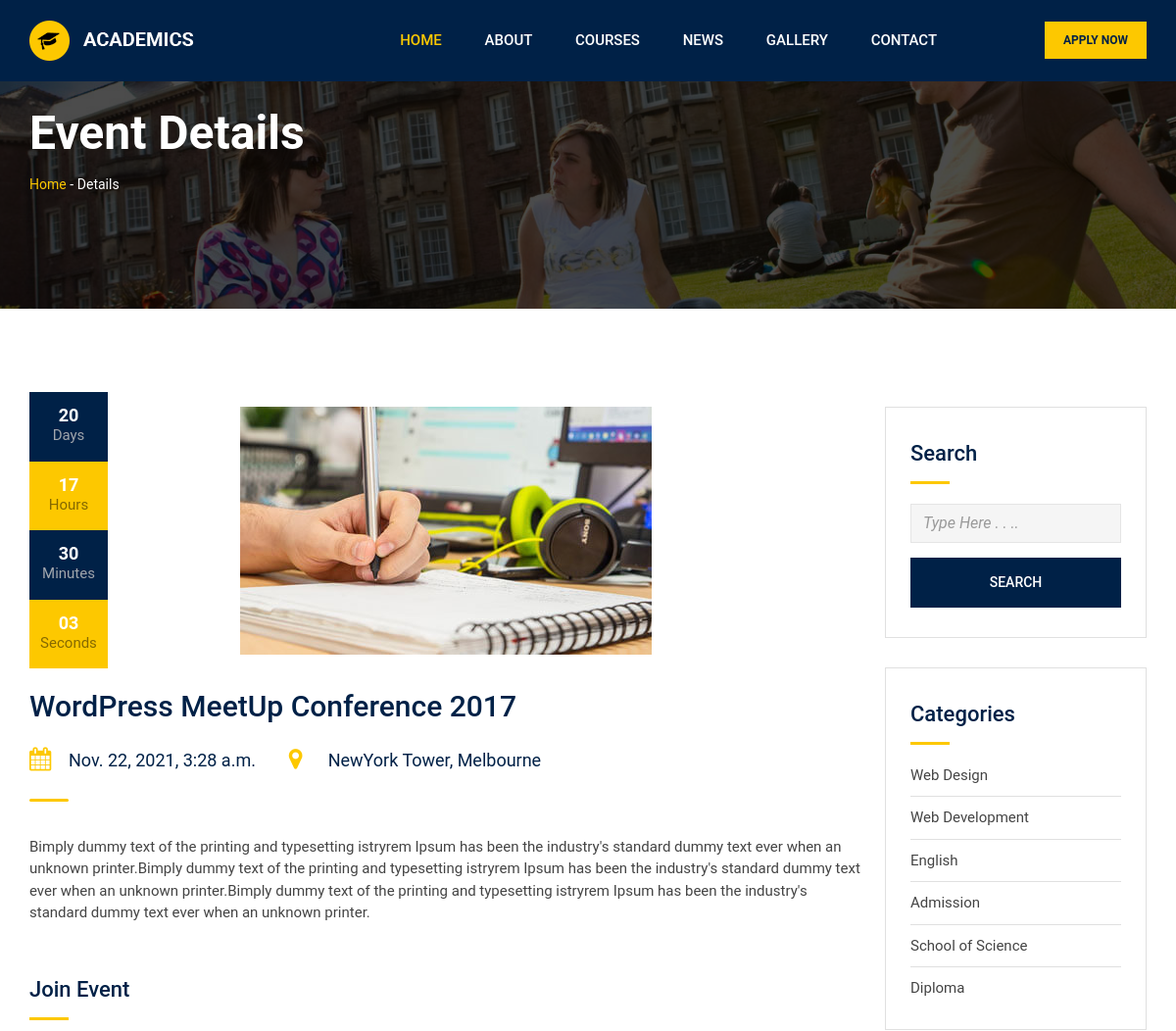
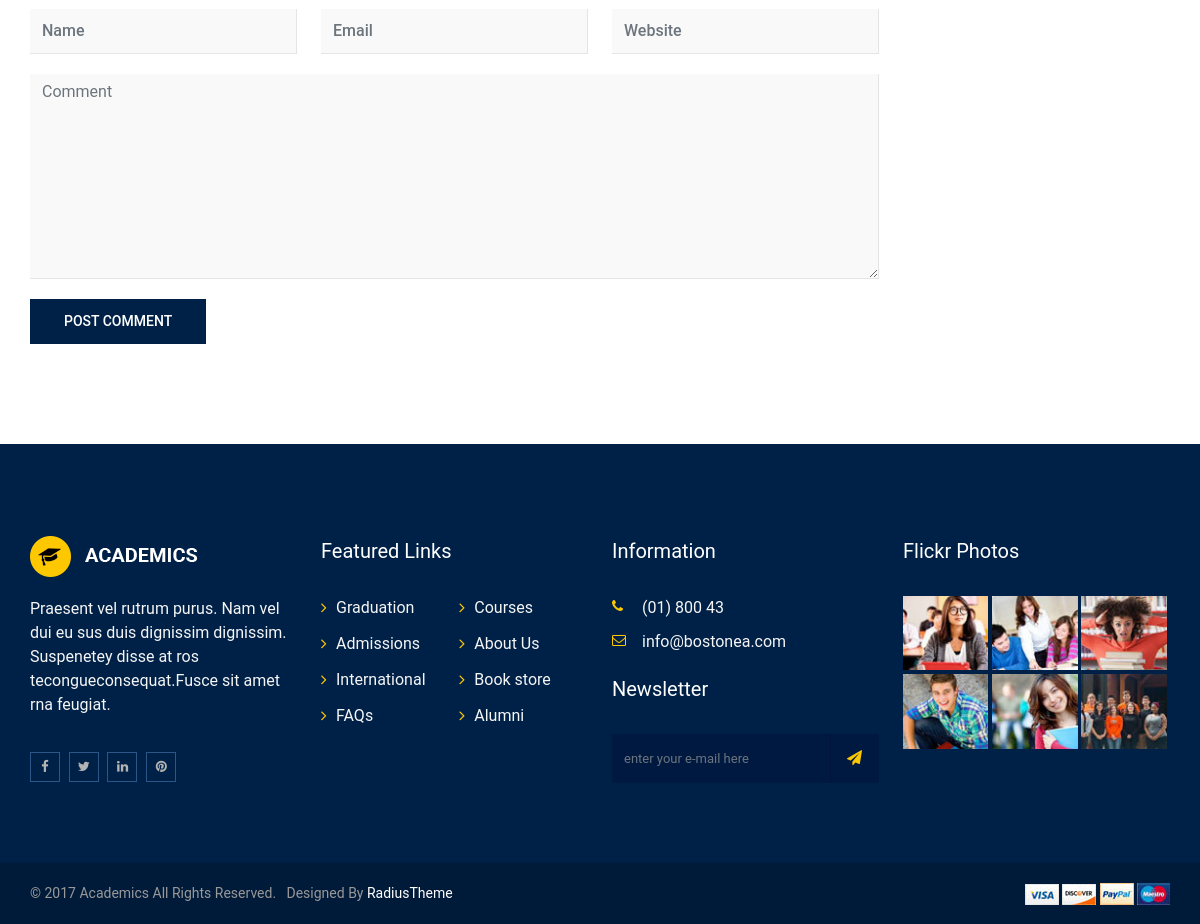
Screenshot of /article/event/1 with the database file from the repository (2 pictures, top to bottom).
### article/models.py (models this page shows, shortened)
class Event(models.Model):
    title = models.CharField(max_length=150)
    image = models.ImageField(upload_to="event/")
    description = models.TextField()
    where_at = models.CharField(max_length=500)
    event_time = models.DateTimeField()
    created_date = models.DateField(auto_now=True)

### academics/models.py (models this page shows, shortened)
class CourseCategory(models.Model):
    course_category = models.CharField(max_length=50)

### home/models.py (models this page shows, shortened)
class Institution(models.Model):
    insti_name = models.CharField(max_length=100)
    insti_logo = models.ImageField(upload_to='institute/', blank=True, null=True)
    insti_description = models.TextField(blank=True, null=True)
    insti_phone = models.CharField(max_length=11, blank=True, null=True)
    insti_address = models.CharField(max_length=11)
    insti_email = models.EmailField()
    insti_facebook = models.URLField(max_length=200, blank=True, null=True)
    insti_twitter = models.URLField(max_length=200, blank=True, null=True)
    insti_linkdin = models.URLField(max_length=200, blank=True, null=True)
    insti_pinterest = models.URLField(max_length=200, blank=True, null=True)

### article/views.py (the view, shortened to what this page needs)
# urls.py: path('event/<int:id>', views.event_view, name='event_view'),
def event_view(request, id):
    event_obj = Event.objects.get(pk=id)
    context = {
        'event':event_obj
    }
    return render(request, 'pages/event_view.html', context)

### home/custome_context_processor.py (called while the page is built)
def institute(request):
    inst_obj = Institution.objects.get(id=1)
    context = {
        'institute':inst_obj
    }
    return context

def category_all(request):
    categories =  CourseCategory.objects.all()
    context = {
        'categories':categories
    }
    return context

### templates/pages/event_view.html (shortened to what this page needs)
{% extends 'base.html' %}
{% load static %}
{% block content %}
<div class="inner-page-banner-area" style="background-image: url('../../static/img/banner/5.jpg');">
    <div class="container">
        <div class="pagination-area">
            <h1>Event Details</h1>
            <ul>
                <li><a href="#">Home</a> -</li>
                <li>Details</li>
            </ul>
        </div>
    </div>
</div>
<div class="event-details-page-area">
    <div class="container">
        <div class="row">
            <div class="col-xl-9 col-lg-9 col-md-8 col-sm-12">
                <div class="event-details-inner">
                    <div class="event-details-img text-center">
                        <div class="countdown-content">
                            <div id="countdown"></div>
                        </div>
                        <a href="#"><img src="{{ event.image.url }}" alt="event" class="img-responsive"></a>
                    </div>
                    <h2 class="title-default-left-bold-lowhight"><a href="#">{{ event.title }}</a></h2>
                    <ul class="event-info-inline title-bar-sm-high">
                        <li><i class="fa fa-calendar" aria-hidden="true"></i>{{ event.event_time }}</li>
                        <li><i class="fa fa-map-marker" aria-hidden="true"></i>{{ event.where_at }}</li>
                    </ul>
                    <p>{{ event.description }}</p>
                    <div class="leave-comments">
                        <h3 class="sidebar-title">Join Event</h3>
                        <div class="contact-form">
                            <form method="POST" action="">
                                <fieldset>
                                    <div class="row">
                                        <div class="col-lg-4">
                                            <div class="form-group">
                                                <input type="text" placeholder="Name" name="name" class="form-control">
                                            </div>
                                        </div>
                                        <div class="col-lg-4">
                                            <div class="form-group">
                                                <input type="email" placeholder="Email" name="email" class="form-control">
                                            </div>
                                        </div>
                                        <div class="col-lg-4">
                                            <div class="form-group">
                                                <input type="text" placeholder="Website" name="website"  class="form-control">
                                            </div>
                                        </div>
                                        <div class="col-md-12">
                                            <div class="form-group">
                                                <textarea placeholder="Comment" name="message" class="textarea form-control" id="form-message" rows="8" cols="20"></textarea>
                                            </div>
                                        </div>
                                        <div class="col-md-12">
                                            <div class="form-group margin-bottom-none">
                                                <button type="submit" class="view-all-accent-btn">Post Comment</button>
                                            </div>
                                        </div>
                                    </div>
                                </fieldset>
                            </form>
                        </div>
                    </div>
                </div>
            </div>
            <div class="col-xl-3 col-lg-3 col-md-4 col-sm-12">
                <div class="sidebar">
                    <div class="sidebar-box">
                        <div class="sidebar-box-inner">
                            <h3 class="sidebar-title">Search</h3>
                            <div class="sidebar-find-course">
                                <form id="checkout-form" action="{% url 'event_search' %}" method="GET">
                                    <div class="form-group course-name">
                                        <input id="first-name" placeholder="Type Here . . .." name="search" class="form-control" type="text" />
                                    </div>
                                    <div class="form-group">
                                        <button class="sidebar-search-btn-full disabled" type="submit" value="Login">Search</button>
                                    </div>
                                </form>
                            </div>
                        </div>
                    </div>
                    <div class="sidebar-box">
                        <div class="sidebar-box-inner">
                            <h3 class="sidebar-title">Categories</h3>
                            <ul class="sidebar-categories">
                                {% for i in categories %}
                                <li><a href="#">{{ i.course_category }}</a></li>
                                {% endfor %}
                            </ul>
                        </div>
                    </div>
                </div>
            </div>
        </div>
    </div>
</div>
{% endblock %}

### templates/base.html (shortened to what this page needs)
<!doctype html>
<html class="no-js" lang="">
{% load static %}
<head>
    {% include 'src/css.html' %}
</head>
<body>
<div id="wrapper">
    <header>
    {% include 'section/header.html' %}
    </header>
    {% block content %}
    {% endblock %}
    <footer>
        <div class="footer-area-top">
            <div class="container">
                <div class="row">
                    <div class="col-xl-3 col-lg-3 col-md-6 col-sm-12">
                        <div class="footer-box">
                            <a href="{% url 'home' %}"><img class="img-responsive" src="{{ institute.insti_logo.url }}" alt="logo"></a>
                            <div class="footer-about">
                                <p>{{ institute.insti_description }}</p>
                            </div>
                            <ul class="footer-social">
                                <li><a href="{{ institute.insti_facebook }}"><i class="fa fa-facebook" aria-hidden="true"></i></a></li>
                                <li><a href="{{ institute.insti_twitter }}"><i class="fa fa-twitter" aria-hidden="true"></i></a></li>
                                <li><a href="{{ institute.insti_linkdin }}"><i class="fa fa-linkedin" aria-hidden="true"></i></a></li>
                                <li><a href="{{ institute.insti_pinteres }}"><i class="fa fa-pinterest" aria-hidden="true"></i></a></li>
                            </ul>
                        </div>
                    </div>
                    <div class="col-xl-3 col-lg-3 col-md-6 col-sm-12">
                        <div class="footer-box">
                            <h3>Featured Links</h3>
                            <ul class="featured-links">
                                <li>
                                    <ul>
                                        <li><a href="#">Graduation</a></li>
                                        <li><a href="#">Admissions</a></li>
                                        <li><a href="#">International</a></li>
                                        <li><a href="#">FAQs</a></li>
                                    </ul>
                                </li>
                                <li>
                                    <ul>
                                        <li><a href="#">Courses</a></li>
                                        <li><a href="#">About Us</a></li>
                                        <li><a href="#">Book store</a></li>
                                        <li><a href="#">Alumni</a></li>
                                    </ul>
                                </li>
                            </ul>
                        </div>
                    </div>
                    <div class="col-xl-3 col-lg-3 col-md-6 col-sm-12">
                        <div class="footer-box">
                            <h3>Information</h3>
                            <ul class="corporate-address">
                                <li><i class="fa fa-phone" aria-hidden="true"></i><a href="Phone(01)800433633.html">
                                    {{ institute.insti_phone }} </a></li>
                                <li><i class="fa fa-envelope-o" aria-hidden="true"></i>{{ institute.insti_email }}</li>
                            </ul>
                            <div class="newsletter-area">
                                <h3>Newsletter</h3>
                                <form action="{% url 'newsletter' %}" method="POST">
                                    <div class="input-group stylish-input-group">
                                        <input type="text" name="mail" placeholder="Enter your e-mail here" class="form-control">
                                        <span class="input-group-addon">
                                            <button type="submit">
                                                <i class="fa fa-paper-plane" aria-hidden="true"></i>
                                            </button>
                                        </span>
                                    </div>
                                </form>
                            </div>
                        </div>
                    </div>
                    <div class="col-xl-3 col-lg-3 col-md-6 col-sm-12">
                        <div class="footer-box">
                            <h3>Flickr Photos</h3>
                            <ul class="flickr-photos">
                                <li>
                                    <a href="#"><img class="img-responsive" src="{% static 'img/footer/1.jpg' %}" alt="flickr"></a>
                                </li>
                                <li>
                                    <a href="#"><img class="img-responsive" src="{% static 'img/footer/2.jpg' %}" alt="flickr"></a>
                                </li>
                                <li>
                                    <a href="#"><img class="img-responsive" src="{% static 'img/footer/3.jpg' %}" alt="flickr"></a>
                                </li>
                                <li>
                                    <a href="#"><img class="img-responsive" src="{% static 'img/footer/4.jpg' %}" alt="flickr"></a>
                                </li>
                                <li>
                                    <a href="#"><img class="img-responsive" src="{% static 'img/footer/5.jpg' %}" alt="flickr"></a>
                                </li>
                                <li>
                                    <a href="#"><img class="img-responsive" src="{% static 'img/footer/6.jpg' %}" alt="flickr"></a>
                                </li>
                            </ul>
                        </div>
                    </div>
                </div>
            </div>
        </div>
        <div class="footer-area-bottom">
            <div class="container">
                <div class="row">
                    <div class="col-xl-8 col-lg-8 col-md-8 col-sm-12">
                        <p>&copy; 2017 Academics All Rights Reserved. &nbsp; Designed by<a target="_blank"
                                                                                           href="https://www.radiustheme.com/"
                                                                                           rel="nofollow">
                            RadiusTheme</a></p>
                    </div>
                    <div class="col-xl-4 col-lg-4 col-md-4 col-sm-12">
                        <ul class="payment-method">
                            <li>
                                <a href="#"><img alt="payment-method" src="{% static 'img/payment-method1.jpg' %}"></a>
                            </li>
                            <li>
                                <a href="#"><img alt="payment-method" src="{% static 'img/payment-method2.jpg' %}"></a>
                            </li>
                            <li>
                                <a href="#"><img alt="payment-method" src="{% static 'img/payment-method3.jpg' %}"></a>
                            </li>
                            <li>
                                <a href="#"><img alt="payment-method" src="{% static 'img/payment-method4.jpg' %}"></a>
                            </li>
                        </ul>
                    </div>
                </div>
            </div>
        </div>
    </footer>
</div>
</body>
</html>

### static/css/main.css (style rules this page uses)
html { color: #222; font-size: 1em; line-height: 1.4; }
audio, canvas, iframe, img, svg, video { vertical-align: middle; }
fieldset { border: 0; margin: 0; padding: 0; }
textarea { resize: vertical; }

### rows the page displays
Event: image (picture), title "WordPress MeetUp Conference 2017", event_time "Nov. 22, 2021, 3:28 a.m.", where_at "NewYork Tower, Melbourne", description "Bimply dummy text of the printing and typesetting istryrem Ipsum has been the industry's standard dummy text ever when an unknown printer.Bimply dummy text of the printing and typesetting istryrem Ipsum has been the industry's standard dummy text ever when an unknown printer.Bimply dummy text of the printing and typesetting istryrem Ipsum has been the industry's standard dummy text ever when an unknown printer."
CourseCategory: course_category "Web Design"
CourseCategory: course_category "Web Development"
CourseCategory: course_category "English"
CourseCategory: course_category "Admission"
CourseCategory: course_category "School of Science"
CourseCategory: course_category "Diploma"
Institution: insti_logo (picture), insti_description "Praesent vel rutrum purus. Nam vel dui eu sus duis dignissim dignissim. Suspenetey disse at ros tecongueconsequat.Fusce sit amet rna feugiat.", insti_phone "(01) 800 43", insti_email "info@bostonea.com"
